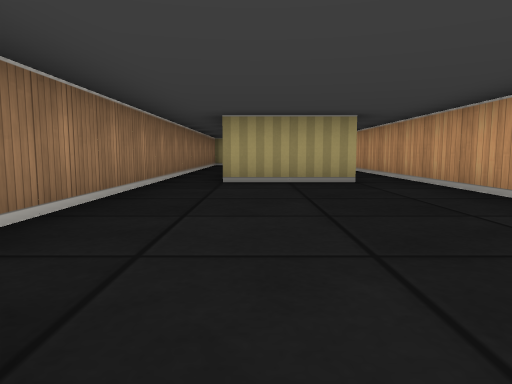
[1] (above)

18 first-person views from a walk through a cub3D maze. The camera is about half as high as the walls, tilts 6° down and sees 70° across. The floor is counted in squares. Each view is taken from the middle of a square. On the plan, view 1 faces up. The plan holds only what a view shows up to about 9 squares ahead; the rest is blank. The place goes on beyond the plan.

[2]
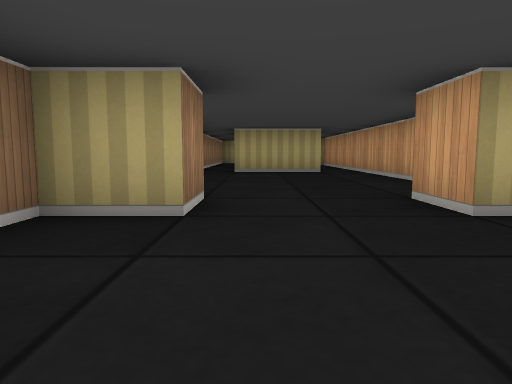

[3]
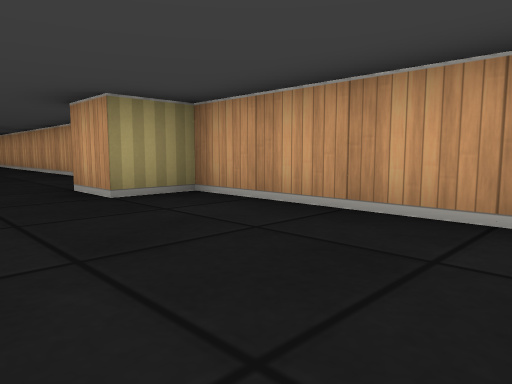

[4]
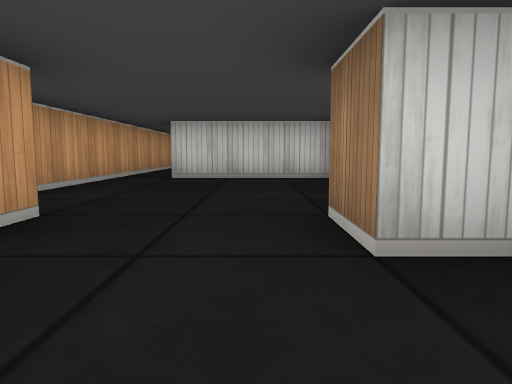

[5]
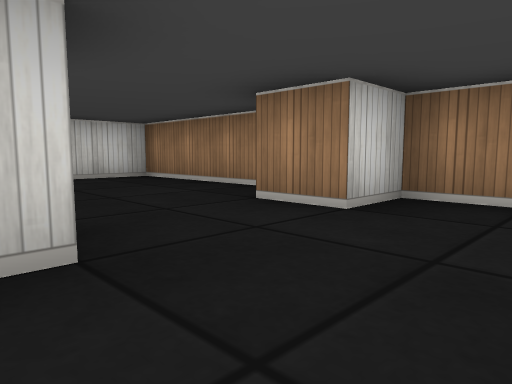

[6]
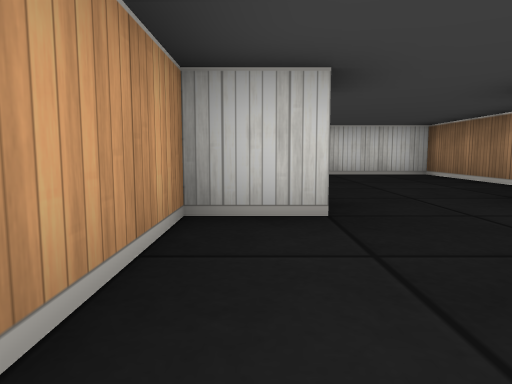

[7]
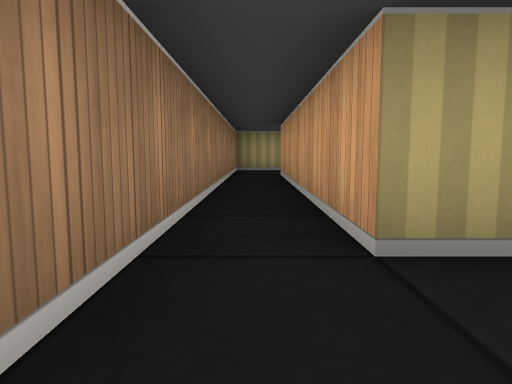

[8]
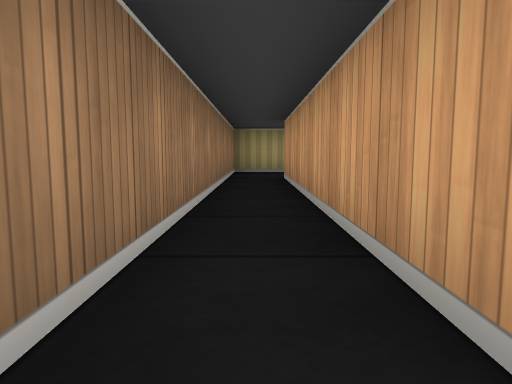

[9]
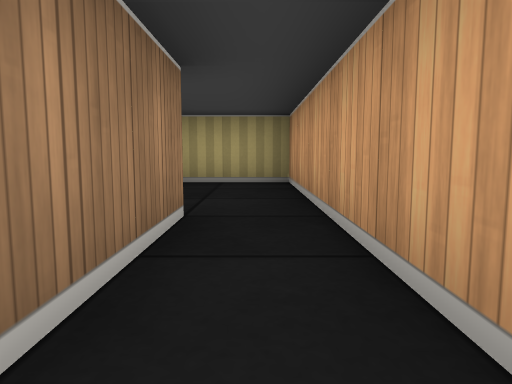

[10]
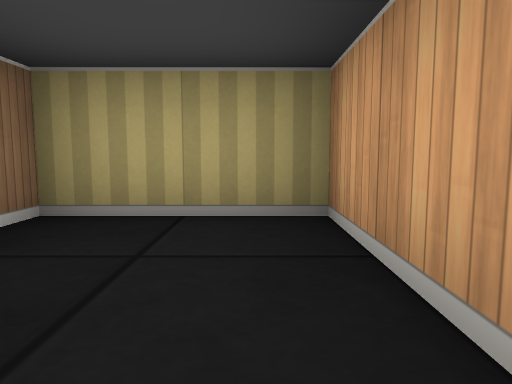

[11]
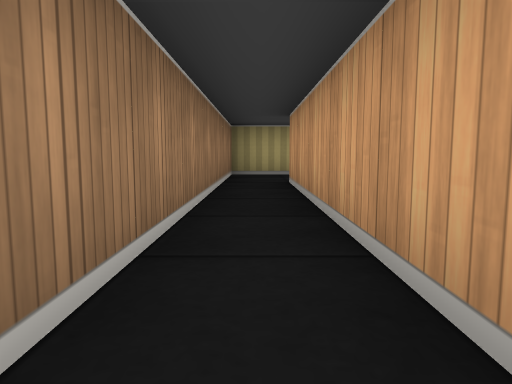

[12]
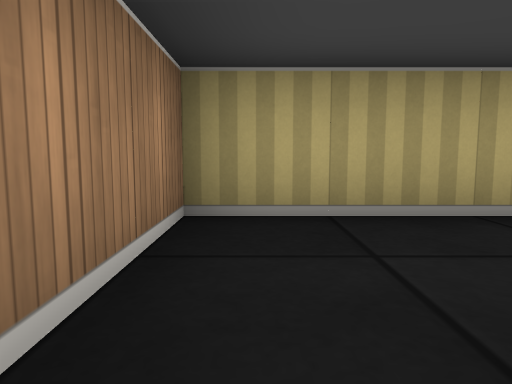

[13]
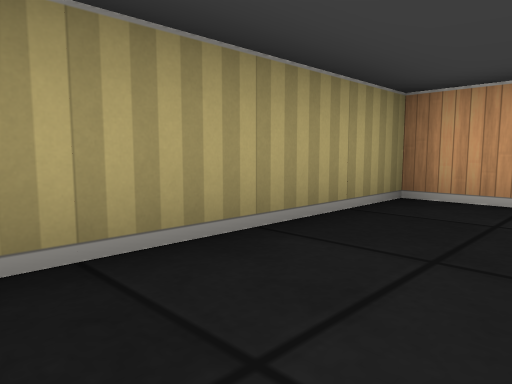

[14]
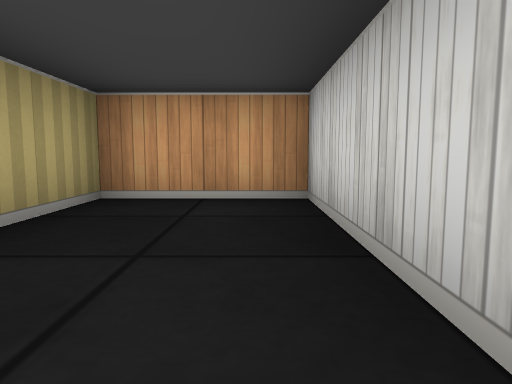

[15]
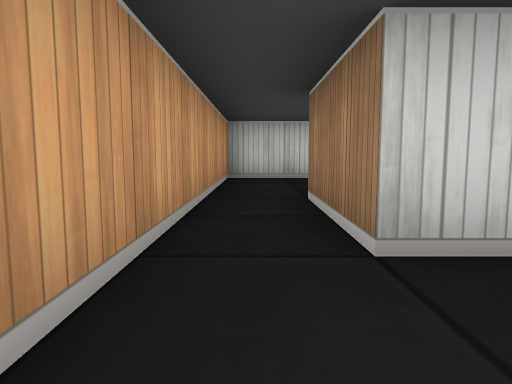

[16]
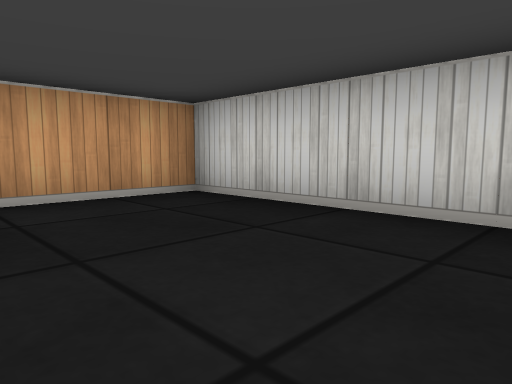

[17]
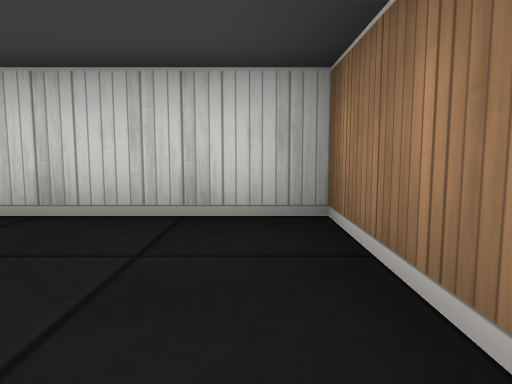

[18]
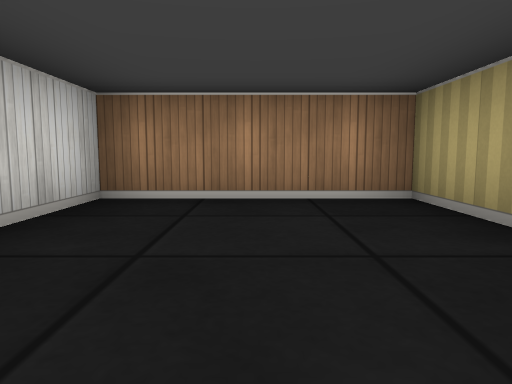

### Floor plan
Ten units are one square. View 1 is at (0, 0); x grows to the right and y downward. Boxes are objects, and circles mark ways between rooms. Rooms are numbered by the first view taken in them; rooms with no view inside come last. Other rooms are left out.
<svg viewBox="-20 -140 50 240">
<path fill="none" stroke="#000" d="M-5 -5 -5 5 -15 5 -15 45 15 45M25 45 25 5 15 5 15 -5M15 -5 25 -5 25 -75M15 -75 15 -55 -5 -55 -5 -115M-15 -115 -15 -5 -5 -5M25 -75 25 -105 5 -105 5 -100M-5 -115 25 -115 25 -135 -15 -135 -15 -115M0 65 -15 65 -15 95 25 95 25 45M15 45 15 65"/>
<circle cx="5" cy="0" r="3" fill="#2a7"/>
<circle cx="20" cy="55" r="3" fill="#2a7"/>
<circle cx="20" cy="-70" r="3" fill="#2a7"/>
<circle cx="-10" cy="-120" r="3" fill="#2a7"/>
<text x="0" y="20">1</text>
<text x="0" y="-40">2</text>
<text x="10" y="-90">3</text>
<text x="0" y="-130">4</text>
<text x="10" y="80">5</text>
</svg>
Room 1 opens to room 2. Room 1 opens to room 5. Room 2 opens to room 3. Room 2 opens to room 4.

Where each view was taken, in squares from view 1:
view 1: 0 up, 0 right, facing up
view 2: 3 down, 0 right, facing up
view 3: 4 down, 0 right, facing up-right
view 4: 2 up, 0 right, facing down
view 5: 2 up, 2 right, facing down-left
view 6: 3 up, 2 right, facing down
view 7: 4 up, 1 left, facing up
view 8: 5 up, 1 left, facing up
view 9: 5 up, 2 right, facing up
view 10: 8 up, 2 right, facing up
view 11: 6 up, 1 left, facing up
view 12: 11 up, 1 left, facing up
view 13: 12 up, 1 left, facing up-right
view 14: 12 up, 1 left, facing right
view 15: 3 down, 2 right, facing down
view 16: 7 down, 1 left, facing down-right
view 17: 7 down, 1 left, facing down
view 18: 8 down, 2 right, facing left
